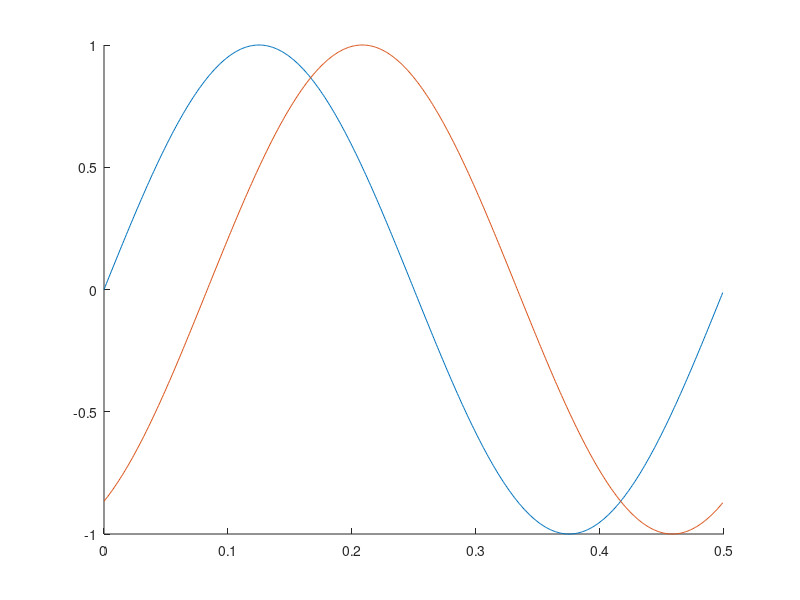

Source code (MATLAB):
fs=1000; % Assumed sampling frequency
N=500; % Number of points
t=(0:N-1)/fs; % Generate time vector
phase=60*(2*pi/360); % 60 deg  phase; convert to rad
x1=sin(2*pi*2*t); % Construct sinusoids
x2=sin(2*pi*2*t - phase); % One with a -60 phase shift
hold on;
plot(t,x1); % Plot the unshifted sinusoid
plot(t,x2); % Plot using a dashed line
